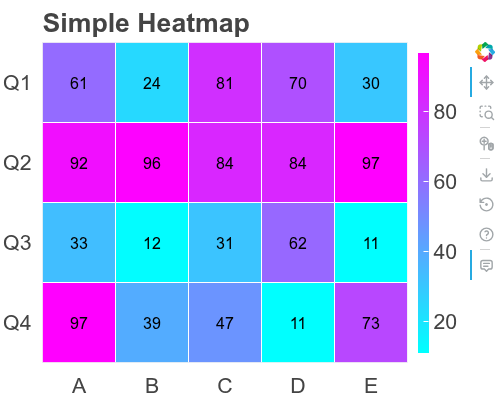

Write the Python code that produced this figure.
from butils import hovfun, save_plot
from bokeh.plotting import figure, show
from bokeh.models import LinearColorMapper, ColorBar, ColumnDataSource,HoverTool
from bokeh.transform import transform
import numpy as np
from matplotlib.colors import to_hex
import matplotlib.pyplot as plt
cool = [to_hex(plt.get_cmap('cool')(i/255)) for i in range(256)]

# Create sample data
categories_x = ['A', 'B', 'C', 'D', 'E']
categories_y = ['Q1', 'Q2', 'Q3', 'Q4']

# Generate sample data
np.random.seed(42)
data = np.random.randint(10, 100, size=(len(categories_y), len(categories_x)))

# Prepare data for Bokeh
x_coords = []
y_coords = []
values = []

for i, y_cat in enumerate(categories_y):
    for j, x_cat in enumerate(categories_x):
        x_coords.append(x_cat)
        y_coords.append(y_cat)
        values.append(data[i, j])

# Create data source
source = ColumnDataSource(data=dict(
    x=x_coords,
    y=y_coords,
    values=values
))

# Create color mapper
color_mapper = LinearColorMapper(palette=cool, 
                                low=min(values), 
                                high=max(values))

# Create figure
p = figure(
    title="Simple Heatmap",
    x_range=categories_x,
    y_range=list(reversed(categories_y)),
    width=500,
    height=400,
    # toolbar_location=None
)

# Add rectangles
rr = p.rect(x="x", y="y", width=1, height=1,
       source=source, hover_line_color="black", hover_line_width=4,
       fill_color=transform('values', color_mapper),
       line_color="white")

# Add text
p.text(x="x", y="y", text="values", source=source,
       text_align="center", text_baseline="middle",
       text_font_size="12pt", text_color="black")

# Add color bar
color_bar = ColorBar(color_mapper=color_mapper, width=11, location=(0,0), major_label_text_font_size="16pt", title_text_font_size="16pt")
p.add_layout(color_bar, 'right')
tltl = "📊 @x <br> 🗓️ @y <br> 💰 $@values{0,0}K"
# Ultra fancy hover tool with positioning control
hover3 = HoverTool(
    tooltips = hovfun(tltl),    
    renderers=[rr],
    mode='mouse',
    point_policy='snap_to_data',
    attachment='below',  show_arrow=False,
)
p.add_tools(hover3)
# Simple styling
p.grid.grid_line_color = None
p.axis.axis_line_color = None
p.axis.major_tick_line_color = None
p.axis.major_label_text_font_size = "16pt"
p.title.text_font_size = '20pt'


show(p)
save_plot(p, "output/heatmap_01")
